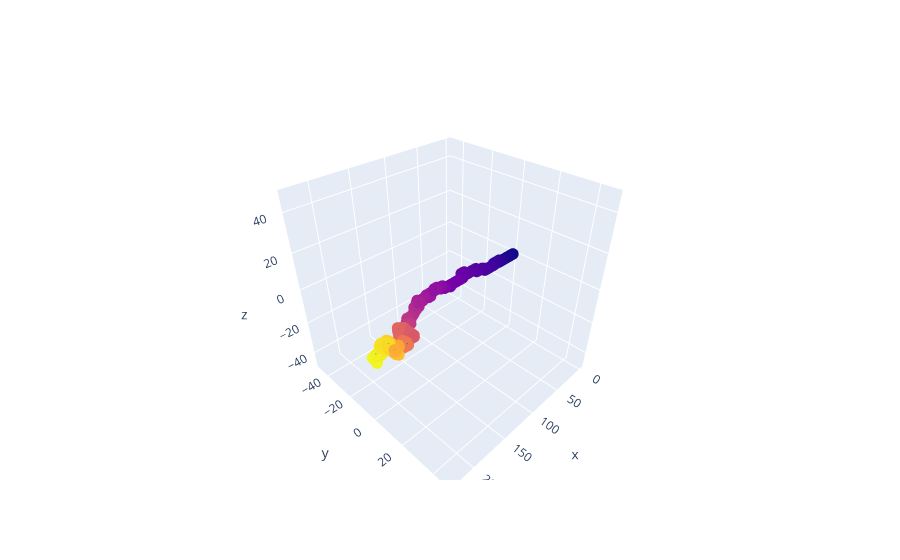

Notebook source saved alongside this figure:
### Code cell
N = 500
xs, ys, zs = walker_3D(N)
tiempo = np.array(range(0,N))
fig = go.Figure(data = go.Scatter3d(
    x = xs, y = ys, z = zs,
    marker = dict(
        size = 4,
        color = tiempo,
        colorscale = px.colors.sequential.Plasma,
    ),
    line = dict(
        color = "darkblue",
        width = 2
    )
))
fig.update_layout(scene=dict(
    yaxis = dict(range = [-50, 50]),
    zaxis = dict(range = [-50, 50])
))
fig.show()

### Figure 1 — Plotly figure (JSON) as saved in the notebook; plotly's stock layout.template omitted (floating-point values rounded to 4 significant figures; data arrays with more than 128 entries replaced by an {"elided": "..."} marker saying what was removed)
{"data": [{"line": {"color": "darkblue", "width": 2}, "marker": {"color": {"elided": "500 int values"}, "colorscale": [[0, "#0d0887"], [0.1111, "#46039f"], [0.2222, "#7201a8"], [0.3333, "#9c179e"], [0.4444, "#bd3786"], [0.5556, "#d8576b"], [0.6667, "#ed7953"], [0.7778, "#fb9f3a"], [0.8889, "#fdca26"], [1, "#f0f921"]], "size": 4}, "type": "scatter3d", "x": {"elided": "500 int values"}, "y": {"elided": "500 int values"}, "z": {"elided": "500 int values"}}], "layout": {"scene": {"yaxis": {"range": [-50, 50]}, "zaxis": {"range": [-50, 50]}}}}
